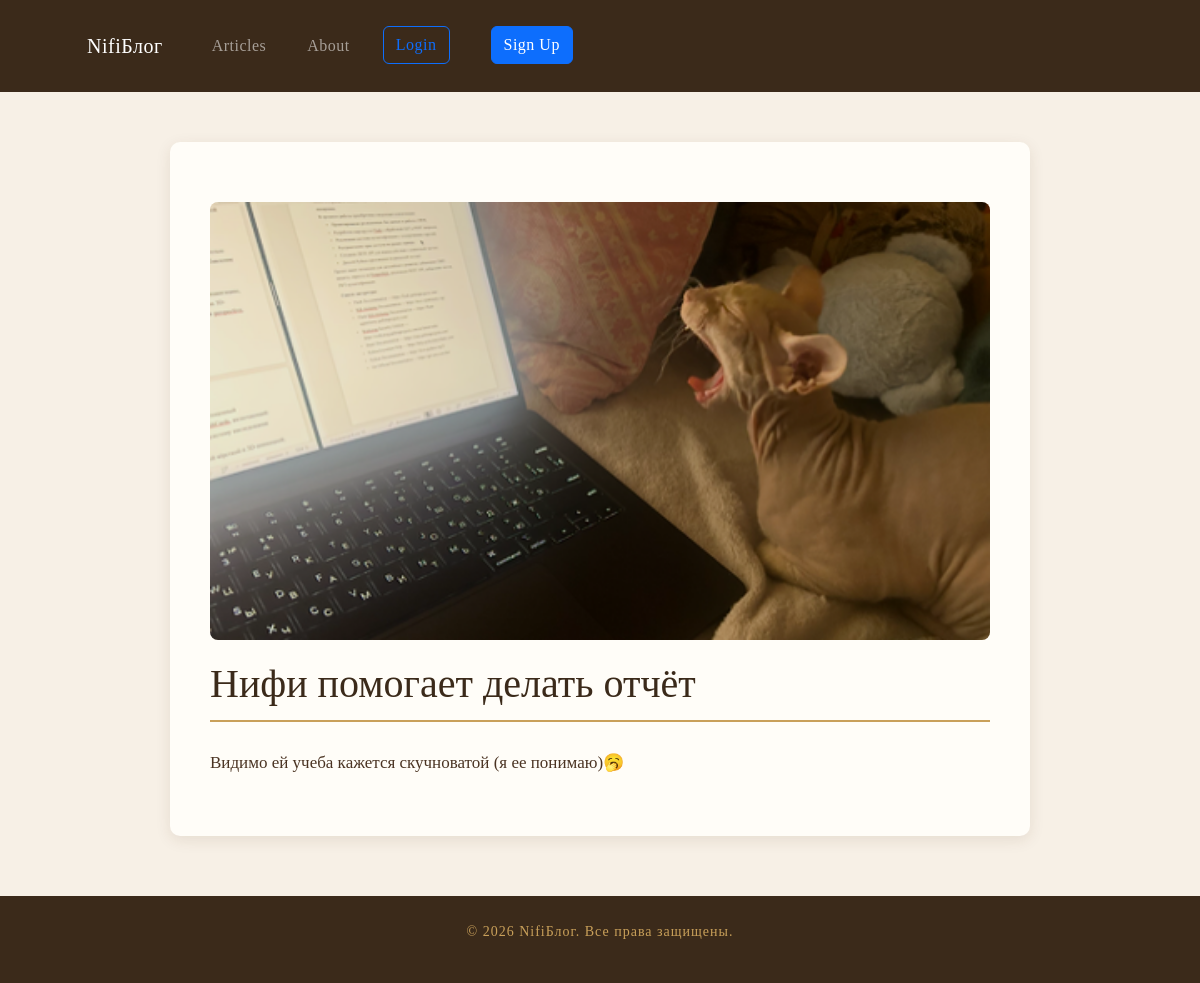
Screenshot of /articles/nifi-pomogaet-delat-otchet/ with the database file from the repository.
### articles/models.py (models this page shows, shortened)
class Article(models.Model):
    title = models.CharField(max_length=200)
    slug = models.SlugField()
    body = models.TextField()
    date = models.DateTimeField(auto_now_add=True)
    thumbnail = models.ImageField(upload_to='images/', blank=True, default='images/default.jpg')
    author = models.ForeignKey(User, default=None, null=True, on_delete=models.CASCADE)

### articles/views.py (the view)
# urls.py: path('<slug:slug>/', views.article_item, name='article_detail'),
def article_item(request, slug):
    article = Article.objects.get(slug=slug)
    return render(request, template_name='articles/article_item.html', context={'article': article})

### articles/templates/articles/article_item.html (shortened to what this page needs)
{% extends "base_layout.html" %}
{% load static %}
{% block content %}
    <div class="article-detail">
        {% if article.thumbnail %}
        <img src="{{ article.thumbnail.url }}" alt="">
        {% endif %}
        <h1>{{ article.title }}</h1>
        <p>{{ article.body }}</p>
    </div>
{% endblock content %}

### static/css/style.css (style rules this page uses)
* { margin: 0; padding: 0; box-sizing: border-box; }
body { font-family: 'Georgia', serif; background-color: #f7f0e6; color: #3b2a1a; }
.article-detail { background-color: #fffdf8; max-width: 860px; margin: 40px auto; padding: 40px; border-radius: 10px; box-shadow: 0 4px 15px rgba(80, 50, 20, 0.1); }
.article-detail h1 { border-bottom: 2px solid #c9a05a; padding-bottom: 12px; margin-bottom: 25px; }
.article-detail p { line-height: 1.9; color: #4a3322; font-size: 17px; }
.article-detail img { width: 100%; max-height: 450px; object-fit: contain; background-color: #f5ede0; border-radius: 8px; margin: 20px 0; }

### rows the page displays
Article: thumbnail (picture), title "Нифи помогает делать отчёт", body "Видимо ей учеба кажется скучноватой (я ее понимаю)🥱"
